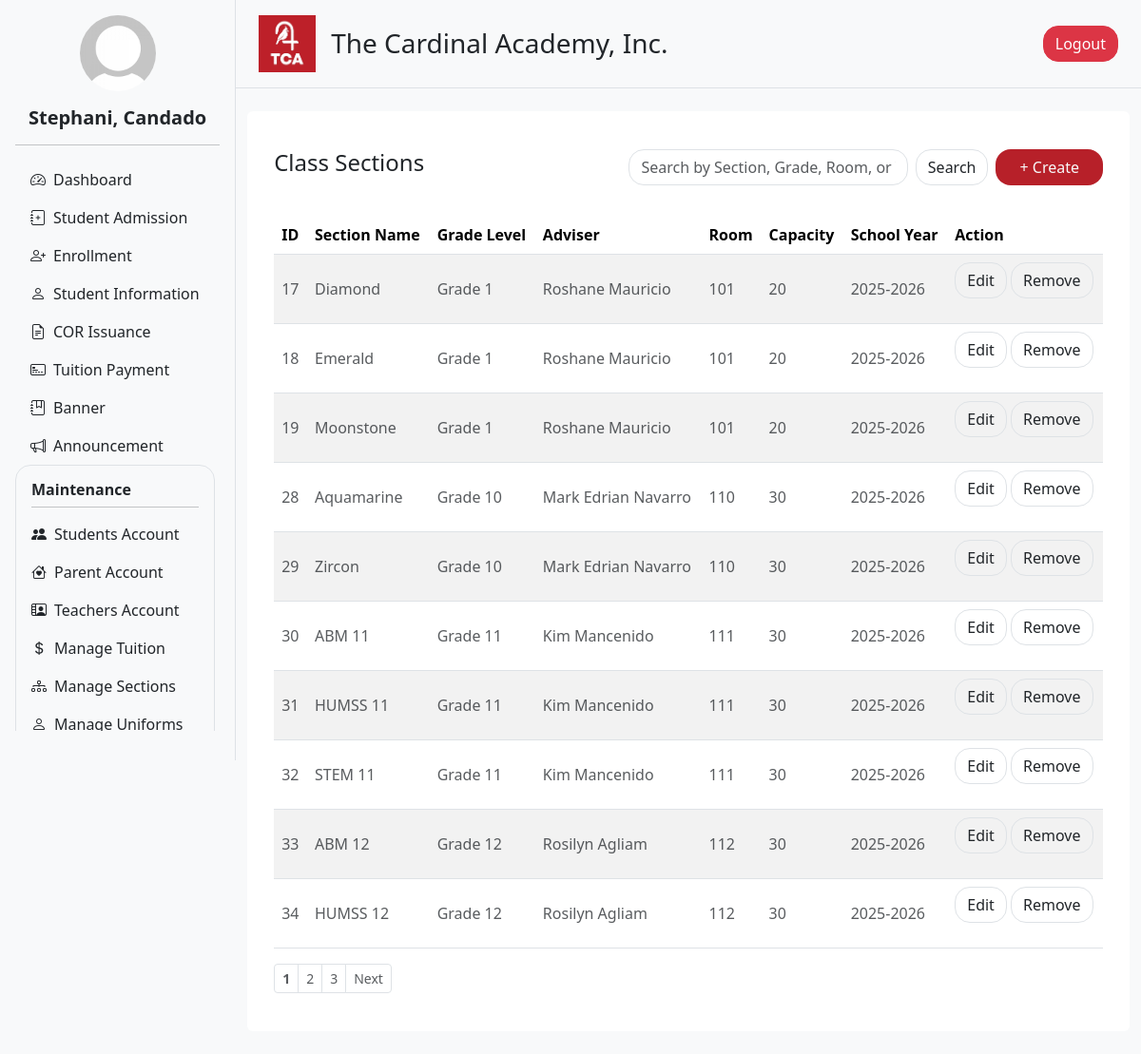
The app's page /admin/sectioning.php?status=error (signed in), older data.
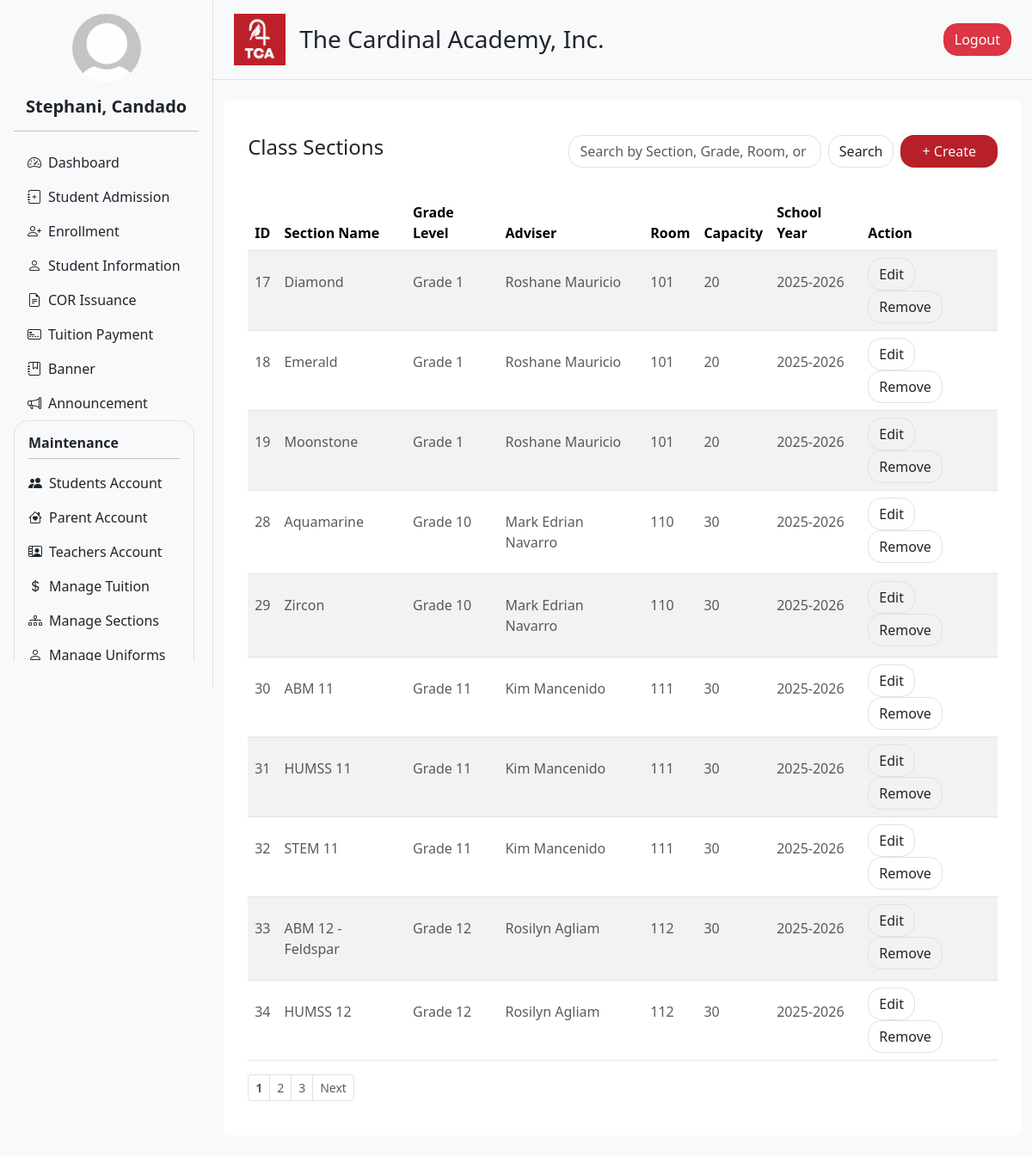
The same page, newer data.
### tables this page shows
CREATE TABLE `sections` (
  `section_id` int(11) NOT NULL,
  `section_name` varchar(100) NOT NULL,
  `grade_level` varchar(20) NOT NULL,
  `teacher_id` int(11) NOT NULL,
  `room` varchar(50) DEFAULT NULL,
  `strand` varchar(1000) DEFAULT NULL,
  `capacity` int(11) NOT NULL,
  `enrolled` int(11) NOT NULL,
  `school_year` varchar(20) DEFAULT NULL,
  `created_at` timestamp NOT NULL DEFAULT current_timestamp()
);

### admin/navigation.php (called while the page is built, shortened)
<?php
include 'header.php';
include 'user_info.php';
$user_info = getUserInfo();
?>

### admin/user_info.php (called while the page is built, shortened)
<?php
include '../db_connection.php';
function getUserInfo() {
    global $conn;
    $user_id = $_SESSION['user_id'];
    $sql = "SELECT first_name, last_name, profile FROM users WHERE user_id = ?";
    $stmt = $conn->prepare($sql);
    $stmt->bind_param("i", $user_id);
    $stmt->execute();
    $result = $stmt->get_result();
    $user = $result->fetch_assoc();
    $full_name = htmlspecialchars($user['first_name'] . ', ' . $user['last_name']);
    $profile_image = !empty($user['profile'])
        ? '../static/uploads/' . htmlspecialchars($user['profile'])
        : '../static/uploads/default_profile.jpg';
    return [
        'full_name' => $full_name,
        'profile_image' => $profile_image
    ];
}
?>

### admin/sectioning.php (the view, shortened to what the changed rows need)
<?php include '../db_connection.php'; ?>
<?php
$limit = 10;
$page = isset($_GET['page']) && is_numeric($_GET['page']) ? (int) $_GET['page'] : 1;
$search = isset($_GET['search']) ? trim($_GET['search']) : '';
$offset = ($page - 1) * $limit;
$query = "SELECT
            sections.section_id,
            sections.section_name,
            sections.grade_level,
            sections.room,
            sections.capacity,
            sections.school_year,
            CONCAT(users.first_name, ' ', users.last_name) AS teacher_name
          FROM sections
          LEFT JOIN users ON sections.teacher_id = users.user_id
          WHERE section_name LIKE '%$search%'
             OR grade_level LIKE '%$search%'
             OR room LIKE '%$search%'
             OR school_year LIKE '%$search%'
          ORDER BY grade_level ASC
          LIMIT $limit OFFSET $offset";
$result = mysqli_query($conn, $query);
?>
<!DOCTYPE html>
<html lang="en">
<head>
  <?php include 'header.php'; ?>
</head>
<body>
<div class="d-flex flex-row bg-light">
  <?php include 'navigation.php'; ?>
  <div class="content flex-grow-1">
    <?php include 'nav_top.php'; ?>
    <div class="container my-4">
      <div class="row g-4">
        <div class="col-12">
          <div class="rounded p-3 bg-white">
            <div class="container my-4">
              <div class="table-responsive">
                <table class="table table-hover table-striped" style="cursor: pointer">
                  <thead>
                    <tr>
                      <th>ID</th>
                      <th>Section Name</th>
                      <th>Grade Level</th>
                      <th>Adviser</th>
                      <th>Room</th>
                      <th>Capacity</th>
                      <th>School Year</th>
                      <th>Action</th>
                    </tr>
                  </thead>
                  <tbody>
                    <?php if (mysqli_num_rows($result) > 0): ?>
                      <?php while ($row = mysqli_fetch_assoc($result)): ?>
                        <tr class="clickable-row"
                            data-id="<?= $row['section_id'] ?>"
                            data-grade="<?= htmlspecialchars($row['grade_level']) ?>">
                          <td><p class="text-muted pt-3 pb-3 mb-0"><?= htmlspecialchars($row['section_id']) ?></p></td>
                          <td><p class="text-muted pt-3 pb-3 mb-0"><?= htmlspecialchars($row['section_name']) ?></p></td>
                          <td><p class="text-muted pt-3 pb-3 mb-0"><?= htmlspecialchars($row['grade_level']) ?></p></td>
                          <td><p class="text-muted pt-3 pb-3 mb-0"><?= htmlspecialchars($row['teacher_name'] ?? 'Unassigned') ?></p></td>
                          <td><p class="text-muted pt-3 pb-3 mb-0"><?= htmlspecialchars($row['room']) ?></p></td>
                          <td><p class="text-muted pt-3 pb-3 mb-0"><?= htmlspecialchars($row['capacity']) ?></p></td>
                          <td><p class="text-muted pt-3 pb-3 mb-0"><?= htmlspecialchars($row['school_year']) ?></p></td>
                          <td>
                            <a href="edit_section.php?id=<?= urlencode($row['section_id']) ?>&nav_drop=true" class="btn border rounded rounded-4">Edit</a>
                            <a href="delete_section.php?id=<?= urlencode($row['section_id']) ?>&nav_drop=true"
                              class="btn border rounded rounded-4"
                              onclick="return confirm('Are you sure you want to delete this section?');">
                              Remove
                            </a>
                          </td>
                        </tr>
                      <?php endwhile; ?>
                    <?php endif; ?>
                  </tbody>
                </table>
              </div>
            </div>
          </div>
        </div>
      </div>
    </div>
  </div>
</div>
</body>
</html>

Row changes from the older to the newer data that the page shows:
changed sections id 33: section_name "ABM 12" → "ABM 12 - Feldspar"
